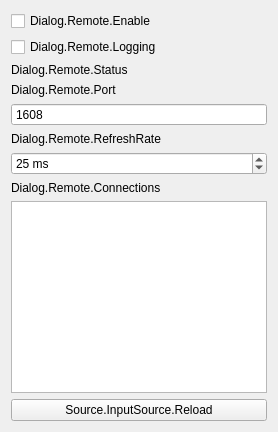
     <widget class="QWidget" name="tab_remote">
      <property name="sizePolicy">
       <sizepolicy hsizetype="Preferred" vsizetype="Preferred">
        <horstretch>0</horstretch>
        <verstretch>0</verstretch>
       </sizepolicy>
      </property>
      <property name="maximumSize">
       <size>
        <width>16777215</width>
        <height>16777215</height>
       </size>
      </property>
      <attribute name="title">
       <string>Dialog.RemoteConnection</string>
      </attribute>
      <layout class="QVBoxLayout" name="verticalLayout_4">
       <item>
        <widget class="QCheckBox" name="cb_enable_remote">
         <property name="text">
          <string>Dialog.Remote.Enable</string>
         </property>
        </widget>
       </item>
       <item>
        <widget class="QCheckBox" name="cb_log">
         <property name="text">
          <string>Dialog.Remote.Logging</string>
         </property>
        </widget>
       </item>
       <item>
        <widget class="QLabel" name="lbl_status">
         <property name="text">
          <string>Dialog.Remote.Status</string>
         </property>
        </widget>
       </item>
       <item>
        <widget class="QLabel" name="lbl_port">
         <property name="text">
          <string>Dialog.Remote.Port</string>
         </property>
        </widget>
       </item>
       <item>
        <widget class="QSpinBox" name="box_port">
         <property name="buttonSymbols">
          <enum>QAbstractSpinBox::NoButtons</enum>
         </property>
         <property name="maximum">
          <number>65535</number>
         </property>
         <property name="value">
          <number>1608</number>
         </property>
         <property name="showGroupSeparator" stdset="0">
          <bool>false</bool>
         </property>
        </widget>
       </item>
       <item>
        <widget class="QLabel" name="lbl_refresh_rate">
         <property name="toolTip">
          <string>&lt;html&gt;&lt;head/&gt;&lt;body&gt;&lt;p&gt;Dialog.InputOverlay.RemoteRefreshRate.Tooltip&lt;/p&gt;&lt;/body&gt;&lt;/html&gt;</string>
         </property>
         <property name="text">
          <string>Dialog.Remote.RefreshRate</string>
         </property>
        </widget>
       </item>
       <item>
        <widget class="QSpinBox" name="box_refresh_rate">
         <property name="toolTip">
          <string>&lt;html&gt;&lt;head/&gt;&lt;body&gt;&lt;p&gt;Dialog.InputOverlay.RemoteRefreshRate.Tooltip&lt;/p&gt;&lt;/body&gt;&lt;/html&gt;</string>
         </property>
         <property name="suffix">
          <string notr="true"> ms</string>
         </property>
         <property name="minimum">
          <number>5</number>
         </property>
         <property name="maximum">
          <number>5000</number>
         </property>
         <property name="value">
          <number>25</number>
         </property>
        </widget>
       </item>
       <item>
        <widget class="QLabel" name="lbl_connections">
         <property name="text">
          <string>Dialog.Remote.Connections</string>
         </property>
        </widget>
       </item>
       <item>
        <widget class="QListWidget" name="box_connections">
         <property name="sizePolicy">
          <sizepolicy hsizetype="Expanding" vsizetype="Expanding">
           <horstretch>0</horstretch>
           <verstretch>0</verstretch>
          </sizepolicy>
         </property>
        </widget>
       </item>
       <item>
        <widget class="QPushButton" name="btn_refresh">
         <property name="sizePolicy">
          <sizepolicy hsizetype="Preferred" vsizetype="Fixed">
           <horstretch>0</horstretch>
           <verstretch>0</verstretch>
          </sizepolicy>
         </property>
         <property name="text">
          <string>Source.InputSource.Reload</string>
         </property>
        </widget>
       </item>
      </layout>
     </widget>
